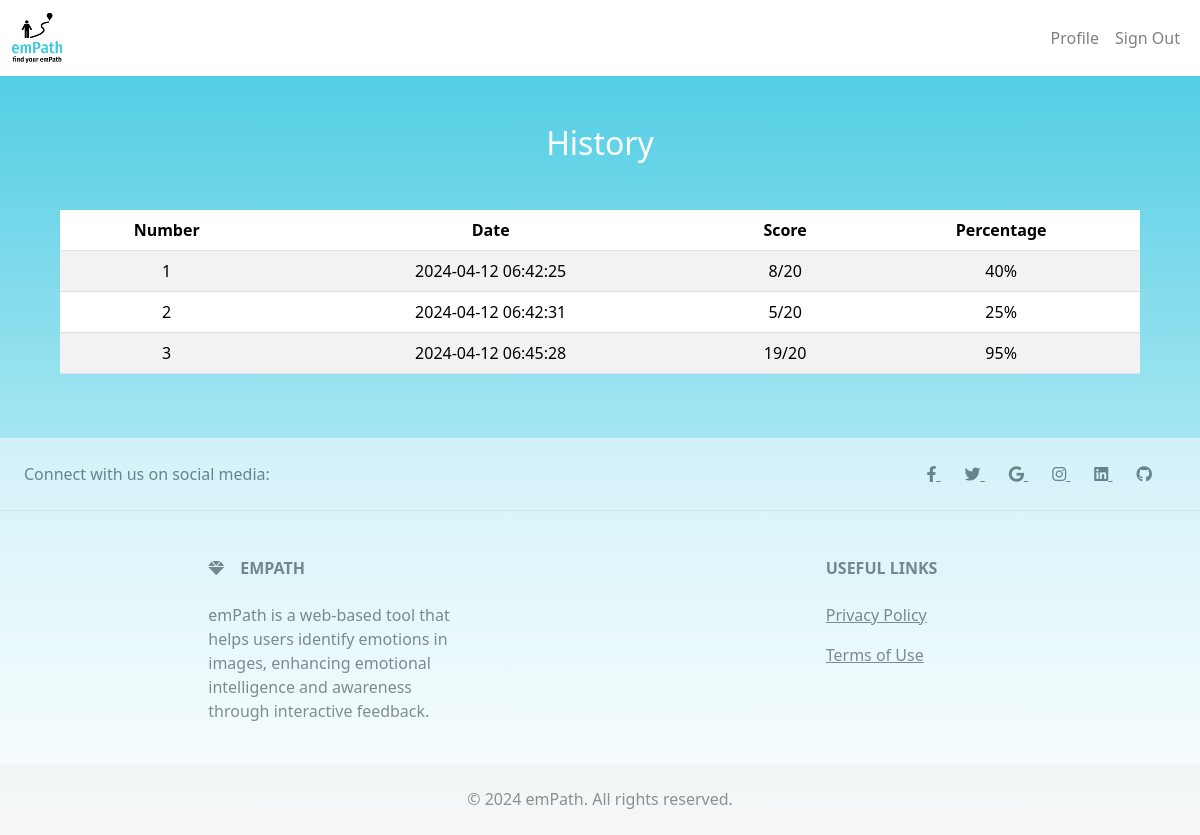
/profile (signed in), run on the app's committed database.
### app/models.py (models this page shows)
class Training_Session_Result(db.Model):
    __tablename__ = "training_session_result"
    resultId = db.Column(db.Integer, primary_key=True) #Identyfikator wyniku ćwiczenia.
    userId = db.Column(db.Integer, db.ForeignKey("users.userId"), nullable=False)
    startedAt = db.Column(db.DateTime(), nullable=False) #Data i czas rozpoczęcia sesji treningowej.
    endedAt = db.Column(db.DateTime(), nullable=False) #Data i czas zakończenia sesji treningowej.
    type = db.Column(db.Enum('diagnosis', 'training'), nullable=False)
    score = db.Column(db.Integer, nullable = False)
    total_score = db.Column(db.Integer, nullable = False)
    test_type = db.Column(db.Enum('Choose Emotion', 'Choose Person', 'Intensity Comparison Training', 'Intensity Estimation Training'), nullable=False)

### app/__init__.py (the view)
@app.route("/profile")
@login_required
def profile():
    curr_user = UserServer.query.filter_by(username=session["current_user"]).first()
    training_sessions = Training_Session_Result.query.filter_by(userId=curr_user.id).all()
    params = []
    for i in range(len(training_sessions)):
        params.append([i + 1, training_sessions[i].endedAt, training_sessions[i].score, training_sessions[i].total_score,\
                       m.ceil(training_sessions[i].score/training_sessions[i].total_score*100)])
    return render_template("profile.html", params=params)

### app/__init__.py (called while the page is built)
def login_required(f):
    @wraps(f)
    def decorated_function(*args, **kwargs):
        if "current_user" not in session:
            return redirect(url_for("index"))
        return f(*args, **kwargs)
    return decorated_function

### app/templates/profile.html (shortened to what this page needs)
{% extends "base.html" %}
{% block body %}
<div class="container-fluid text-center p-5">
    <div class="container rounded-4">
        <h2 class="text-white">History</h2>
        <table class="table mt-5 table-responsive table-striped text-white rounded-4">
            <thead>
                <tr>
                    <th>Number</th>
                    <th>Date</th>
                    <th>Score</th>
                    <th>Percentage</th>
                </tr>
            </thead>
            <tbody>
                {% for session in params %}
                <tr>
                    <td>{{ session[0] }}</td>
                    <td>{{ session[1] }}</td>
                    <td>{{ session[2] }}/{{ session[3] }}</td>
                    <td>{{ session[4] }}%</td>
                </tr>
                {% endfor %}
            </tbody>
        </table>
    </div>
</div>
{% endblock %}

### app/templates/base.html (shortened to what this page needs)
<!DOCTYPE html>
<html lang="en">
<head>
    <link href="https://cdn.jsdelivr.net/npm/bootstrap@5.3.3/dist/css/bootstrap.min.css" rel="stylesheet">
    <link rel="stylesheet" href="https://cdnjs.cloudflare.com/ajax/libs/font-awesome/6.0.0-beta3/css/all.min.css">
    <link rel="stylesheet" href="/static/style.css">
</head>
<body class="d-flex flex-column min-vh-100">
    <nav class="navbar navbar-expand-lg navbar-custom">
        <div class="container-fluid">
            {% if session.get('current_user') %}
            <a class="navbar-brand" href="/home">
                <img src="/static/images/logo-no-background.png" alt="Logo" width="50" height="50" class="d-inline-block align-top">
              </a>
            {% else %}
            <a class="navbar-brand" href="/">
                <img src="/static/images/logo-no-background.png" alt="Logo" width="50" height="50" class="d-inline-block align-top">
              </a>
            {% endif %}
            <div class="collapse navbar-collapse justify-content-end" id="navbarNav">
                <ul class="navbar-nav">
                    <li class="nav-item">
                        {% if session.get('user_type') == 'user' %}
                        <a class="nav-link" href="/profile">Profile</a>
                        {% endif %}
                    </li>
                    <li class="nav-item">
                        {% if session.get('current_user') %}
                        <a class="nav-link" href="/signout">Sign Out</a>
                        {% endif %}
                    </li>
                </ul>
            </div>
        </div>
    </nav>
    {% block body %}{% endblock %}
    <footer class="text-center text-lg-start mt-auto opacity-50 border-5" style="background-color: white;">
        <section class="d-flex justify-content-center justify-content-lg-between p-4 border-bottom">
            <div class="me-5 d-none d-lg-block">
                <span>Connect with us on social media:</span>
            </div>
            <div>
                <a href="" class="me-4 text-reset">
                    <i class="fab fa-facebook-f"></i>
                </a>
                <a href="" class="me-4 text-reset">
                    <i class="fab fa-twitter"></i>
                </a>
                <a href="" class="me-4 text-reset">
                    <i class="fab fa-google"></i>
                </a>
                <a href="" class="me-4 text-reset">
                    <i class="fab fa-instagram"></i>
                </a>
                <a href="" class="me-4 text-reset">
                    <i class="fab fa-linkedin"></i>
                </a>
                <a href="" class="me-4 text-reset">
                    <i class="fab fa-github"></i>
                </a>
            </div>
        </section>
        <section class="">
            <div class="container text-center text-md-start mt-5">
                <div class="row mt-3">
                    <div class="col-md-3 col-lg-4 col-xl-3 mx-auto mb-4">
                        <h6 class="text-uppercase fw-bold mb-4">
                            <i class="fas fa-gem me-3"></i>emPath
                        </h6>
                        <p>
                            emPath is a web-based tool that helps users identify emotions in images, enhancing emotional intelligence and awareness through interactive feedback.
                        </p>
                    </div>
                    <div class="col-md-2 col-lg-2 col-xl-2 mx-auto mb-4">
                        <h6 class="text-uppercase fw-bold mb-4">
                            Useful links
                        </h6>
                        <p>
                            <a href="#!" class="text-reset">Privacy Policy</a>
                        </p>
                        <p>
                            <a href="#!" class="text-reset">Terms of Use</a>
                        </p>
                    </div>
                </div>
            </div>
        </section>
        <div class="text-center p-4" style="background-color: rgba(0, 0, 0, 0.05);">
            © 2024 emPath. All rights reserved.
        </div>
    </footer>
</body>
</html>

### app/static/style.css (style rules this page uses)
.navbar-custom { background-color: white; }
.nav-link { color: grey; }
.navbar-brand { color: black; }
body { background: linear-gradient(to bottom, #41C9E2 0%, white 100%); }

### data on the page
Training_Session_Result: endedAt "2024-04-12 06:42:25"
Training_Session_Result: endedAt "2024-04-12 06:42:31"
Training_Session_Result: endedAt "2024-04-12 06:45:28"

### other printed values
{{ session[0] }} "1" "2" "3"
{{ session[2] }} "8" "5" "19"
{{ session[3] }} "20" "20" "20"
{{ session[4] }} "40" "25" "95"
